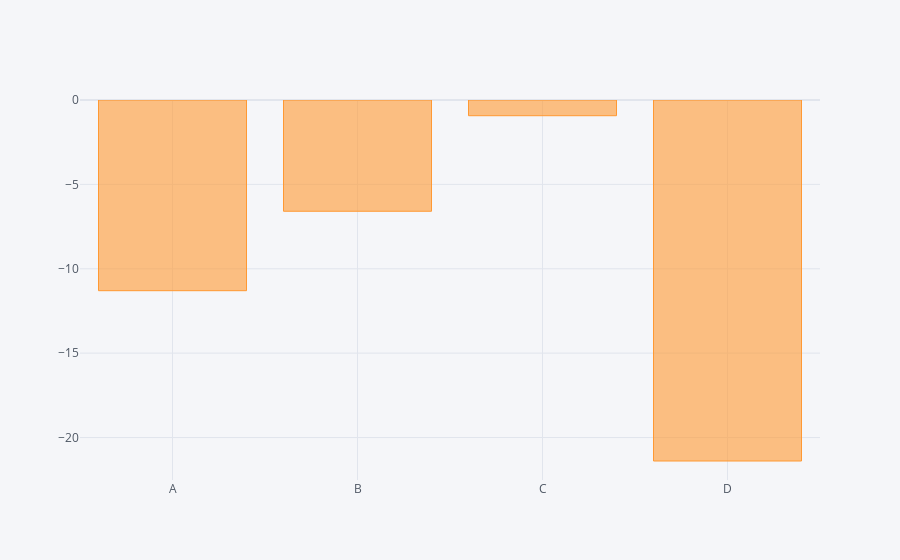

The notebook cell this image was saved under:
### Code cell
df.sum().iplot(kind='bar')

### Figure 1 — Plotly figure (JSON) as saved in the notebook; plotly's stock layout.template omitted (floating-point values rounded to 4 significant figures)
{"data": [{"marker": {"color": "rgba(255, 153, 51, 0.6)", "line": {"color": "rgba(255, 153, 51, 1.0)", "width": 1}}, "name": "None", "orientation": "v", "text": "", "type": "bar", "x": ["A", "B", "C", "D"], "y": [-11.3, -6.592, -0.9309, -21.39]}], "layout": {"autosize": true, "legend": {"bgcolor": "#F5F6F9", "font": {"color": "#4D5663"}}, "paper_bgcolor": "#F5F6F9", "plot_bgcolor": "#F5F6F9", "title": {"font": {"color": "#4D5663"}}, "xaxis": {"autorange": true, "gridcolor": "#E1E5ED", "range": [-0.5, 3.5], "showgrid": true, "tickfont": {"color": "#4D5663"}, "title": {"font": {"color": "#4D5663"}, "text": ""}, "type": "category", "zerolinecolor": "#E1E5ED"}, "yaxis": {"autorange": true, "gridcolor": "#E1E5ED", "range": [-22.52, 0], "showgrid": true, "tickfont": {"color": "#4D5663"}, "title": {"font": {"color": "#4D5663"}, "text": ""}, "type": "linear", "zerolinecolor": "#E1E5ED"}}}
